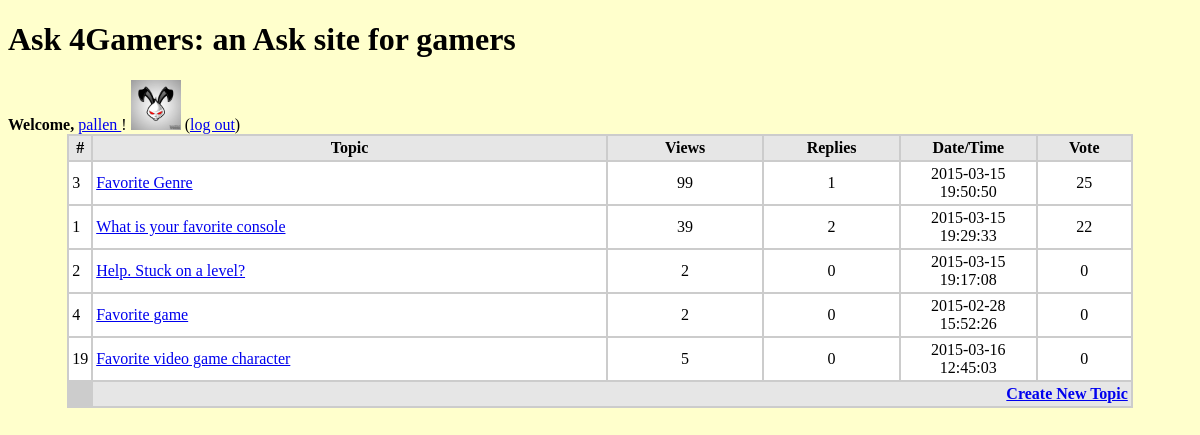
The app's page /index.php (signed in), older data.
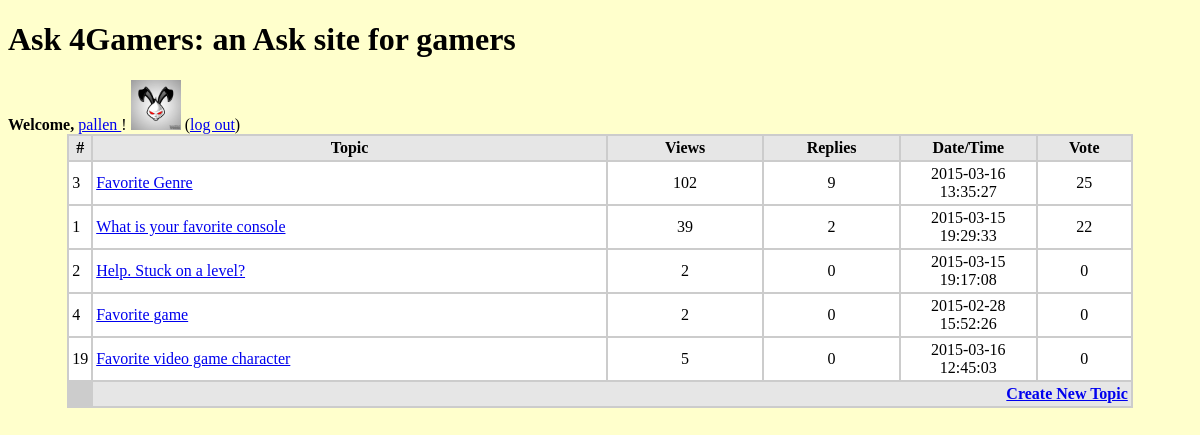
The same page, newer data.
### tables this page shows
CREATE TABLE IF NOT EXISTS `question` (
  `u_id` int(4) NOT NULL,
`q_id` int(4) NOT NULL,
  `topic` varchar(255) NOT NULL,
  `detail` longtext NOT NULL,
  `datetime` timestamp NOT NULL DEFAULT '0000-00-00 00:00:00' ON UPDATE CURRENT_TIMESTAMP,
  `view` int(4) DEFAULT '0',
  `reply` int(4) DEFAULT '0',
  `value` int(5) NOT NULL DEFAULT '0'
);

### index.php (the view, shortened to what this page needs)
<?php
include_once "creds.php";
$tbl_name="question";
$tbl_name2="user";
 $uname = $_SESSION['username'];
$db = new mysqli($host, $user,$pw,$db_name);
$sql="SELECT * FROM  `$tbl_name` ORDER BY value DESC LIMIT 5";
$sql1="SELECT id FROM `$tbl_name2` WHERE `username` =  '".$uname. "'";
$result=$db->query($sql);
$results=$db->query($sql1);
$row=mysqli_fetch_array($results);
?>
<!DOCTYPE html>
<html>
<head>
<link rel="stylesheet" type="text/css" href="style.css">
</head>
<body>
	<h1> Ask 4Gamers: an Ask site for gamers</h1>
	<td> <strong>Welcome, </strong>
	<a href="profile.php?id=<?php echo $row['id']; ?>" ><?=$_SESSION['username']?> </a> !
<?php
	$sqlpic ="SELECT picture FROM `$tbl_name2` WHERE `username` = '".$uname. "'";
	$respic = $db->query($sqlpic);
	$rpic = mysqli_fetch_array($respic);
	if($rpic['picture'] == "" ){
		echo "<img width='50' height = '50' src='Pictures/default.png' alt='Default Profile Pic'>";
	}
	else{
		echo"<img width='50' height='50' src='Pictures/".$rpic['picture']."' alt=Profile Pic'>";
	}
?>
	(<a href="index.php?action=logout">log out</a>)</td>
<table width="90%" border="0" align="center" cellpadding="3" cellspacing"1" bgcolor="#CCCCCC">
	<tr>
		<td width-"13%" align="center" bgcolor="#E6E6E6"><strong>#</strong></td>
		<td width="50%" align="center" bgcolor="#E6E6E6"><strong>Topic</strong></td>
		<td width="15%" align="center" bgcolor="#E6E6E6"><strong>Views</strong></td>
		<td width="13%" align="center" bgcolor="#E6E6E6"><strong>Replies</strong></td>
		<td width="13%" align="center" bgcolor="#E6E6E6"><strong>Date/Time</strong></td>
		<td width="13%" align="center" bgcolor="#E6E6E6"><strong>Vote</strong></td>
	</tr>
	<?php
	while($rows=mysqli_fetch_array($result)){
		?>
		<tr>
			<td bgcolor="#FFFFFF"><?php echo $rows['q_id']; ?></td>
			<td bgcolor="#FFFFFF"><a href="view.php?id=<?php echo $rows['q_id']; ?> "><?php echo $rows['topic']; ?></a><BR></td>
			<td align="center" bgcolor="#FFFFFF"><?php echo $rows['view']; ?></td>
			<td align="center" bgcolor="#FFFFFF"><?php echo $rows['reply']; ?></td>
			<td align="center" bgcolor="#FFFFFF"><?php echo $rows['datetime']; ?></td>
			<td align="center" bgcolor="#FFFFFF"><?php echo $rows['value']; ?> </td>
		</tr>
		<?php
	}
?>
<form>
<tr>
<td><input name="username" type="hidden" value="<?php echo $username; ?>"></td>
<td colspan="5" align="right" bgcolor="#E6E6E6"><a href="create.php"><strong>Create New Topic</strong> </a></td>
</tr>
</form
</table>
</body>
</html>

Row changes from the older to the newer data that the page shows:
changed question "Favorite Genre": view "99" → "102"; reply "1" → "9"; datetime "2015-03-15 19:50:50" → "2015-03-16 13:35:27"
